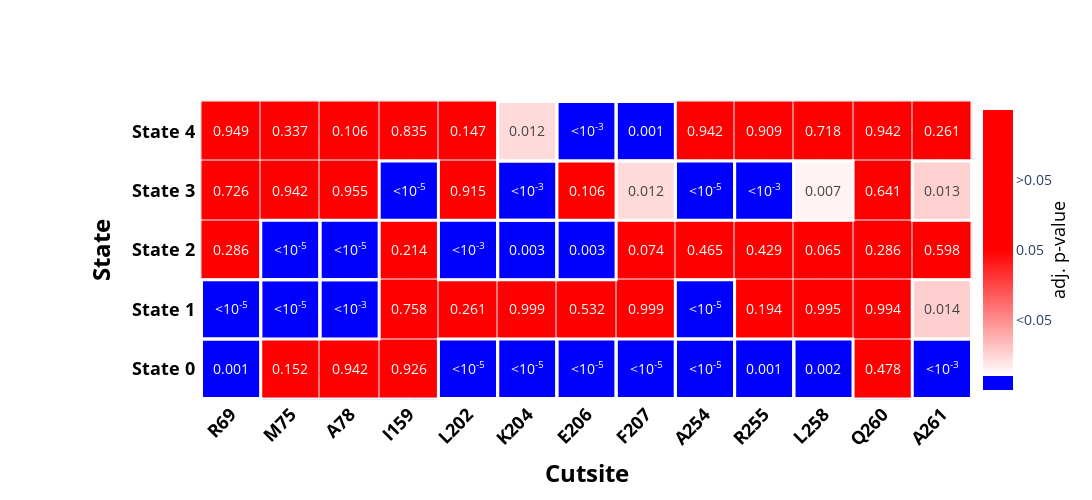

This figure's notebook cell:
### Code cell
# Calculate the value for -log10(0.05)
white_threshold = -np.log10(0.05)

# Create a custom colorscale
colorscale = [
    [0, 'blue'],
    [0.049999, 'blue'],
    [0.05, 'white'],
    [0.50001, 'red'],
    [1, 'red']
]

# Create a heatmap with cell borders
fig = go.Figure(data=go.Heatmap(
    z=z_values,
    x=x_labels,
    y=y_labels,
    colorscale=colorscale,
    showscale=True,
    xgap=1,
    ygap=1,
    text=text_values,
    texttemplate="%{text}",
    textfont=dict(size=14),
    zmin=0,  # Set minimum of color scale to 0
    zmax= 0.1,#np.max(log_z_values),  # Set maximum to the highest value in log_z_values
    colorbar=dict(
        title="adj. p-value",
        title_side="right",
        titlefont=dict(size=18, color="black"),
        lenmode="fraction",
        len=1.0,
        y=0.5,
        yanchor="middle",
        x=1.0,
        xanchor="left",
        tickvals=[0.025, 0.05, 0.075],
        ticktext=['<0.05', '0.05', '>0.05'],
        tickfont=dict(size=14),
    ),
))

# New code to add borders for significant cells
for i in range(len(y_labels)):
    for j in range(len(x_labels)):
        if z_values[i][j] < 0.05:

            fig.add_shape(
                type="rect",
                x0=j-0.5, y0=i-0.5, x1=j+0.5, y1=i+0.5,
                line=dict(color="white", width=3),
                fillcolor="rgba(0,0,0,0)",
                layer="above"
            )

# Update layout to ensure sufficient space and styling
fig.update_layout(
    xaxis=dict(
        title="Cutsite",
        titlefont=dict(size=24, color="black", weight="bold"),
        tickfont=dict(size=18, color="black", weight="bold"),
        tickangle=-45,
        tickmode='array',
        tickvals=x_labels,
        ticktext=x_labels
    ),
    yaxis=dict(
        title="State",
        titlefont=dict(size=24, color="black", weight="bold"),
        tickfont=dict(size=18, color="black", weight="bold"),
        ticklabelposition="outside",
        automargin=True,
        side="left",
        tickson="boundaries",
        ticklen=20,  # Increase tick length
        tickwidth=2,  # Increase tick width for visibility
        ticks="outside",  # Place ticks outside the plot area
        tickcolor="rgba(0,0,0,0)",  # Make ticks transparent
        linecolor="rgba(0,0,0,0)",  # Make axis line transparent
    ),

    margin=dict(l=200, r=100, t=100, b=100),  # Increase margins to ensure full rendering
    width=1700,  # Set optimal width
    height=500,   # Set optimal height
)


# Show the figure
fig.show()
# Save the figure as a high-resolution image
fig.write_image("Simulation_LiPMS_consistent_heatmap.png", scale=10)

### Figure 1 — Plotly figure (JSON) as saved in the notebook; plotly's stock layout.template omitted (floating-point values rounded to 4 significant figures)
{"data": [{"colorbar": {"len": 1, "lenmode": "fraction", "tickfont": {"size": 14}, "ticktext": ["<0.05", "0.05", ">0.05"], "tickvals": [0.025, 0.05, 0.075], "title": {"font": {"color": "black", "size": 18}, "side": "right", "text": "adj. p-value"}, "x": 1, "xanchor": "left", "y": 0.5, "yanchor": "middle"}, "colorscale": [[0, "blue"], [0.05, "blue"], [0.05, "white"], [0.5, "red"], [1, "red"]], "showscale": true, "text": [["0.001", "0.152", "0.942", "0.926", "<10<sup>-5</sup>", "<10<sup>-5</sup>", "<10<sup>-5</sup>", "<10<sup>-5</sup>", "<10<sup>-5</sup>", "0.001", "0.002", "0.478", "<10<sup>-3</sup>"], ["<10<sup>-5</sup>", "<10<sup>-5</sup>", "<10<sup>-3</sup>", "0.758", "0.261", "0.999", "0.532", "0.999", "<10<sup>-5</sup>", "0.194", "0.995", "0.994", "0.014"], ["0.286", "<10<sup>-5</sup>", "<10<sup>-5</sup>", "0.214", "<10<sup>-3</sup>", "0.003", "0.003", "0.074", "0.465", "0.429", "0.065", "0.286", "0.598"], ["0.726", "0.942", "0.955", "<10<sup>-5</sup>", "0.915", "<10<sup>-3</sup>", "0.106", "0.012", "<10<sup>-5</sup>", "<10<sup>-3</sup>", "0.007", "0.641", "0.013"], ["0.949", "0.337", "0.106", "0.835", "0.147", "0.012", "<10<sup>-3</sup>", "0.001", "0.942", "0.909", "0.718", "0.942", "0.261"]], "textfont": {"size": 14}, "texttemplate": "%{text}", "type": "heatmap", "x": ["R69", "M75", "A78", "I159", "L202", "K204", "E206", "F207", "A254", "R255", "L258", "Q260", "A261"], "xgap": 1, "y": ["State 0", "State 1", "State 2", "State 3", "State 4"], "ygap": 1, "z": [[0.0012, 0.1524, 0.9416, 0.9257, 1e-05, 1e-05, 1e-05, 1e-05, 1e-05, 0.00116, 0.00183, 0.4778, 0.00016], [1e-05, 1e-05, 0.00027, 0.7578, 0.2614, 0.9994, 0.5319, 0.9994, 1e-05, 0.1942, 0.9945, 0.9942, 0.01354], [0.2857, 1e-05, 1e-05, 0.2144, 5e-05, 0.00339, 0.00339, 0.07355, 0.4648, 0.4289, 0.06504, 0.2857, 0.5982], [0.7258, 0.9416, 0.9546, 1e-05, 0.9152, 0.00013, 0.1065, 0.0116, 1e-05, 5e-05, 0.0071, 0.6409, 0.01328], [0.9485, 0.3372, 0.1065, 0.8348, 0.1474, 0.0116, 0.00036, 0.0013, 0.9416, 0.9092, 0.7176, 0.9416, 0.2614]], "zmax": 0.1, "zmin": 0}], "layout": {"height": 500, "margin": {"b": 100, "l": 200, "r": 100, "t": 100}, "shapes": [{"fillcolor": "rgba(0, 0, 0, 0)", "layer": "above", "line": {"color": "white", "width": 3}, "type": "rect", "x0": -0.5, "x1": 0.5, "y0": -0.5, "y1": 0.5}, {"fillcolor": "rgba(0, 0, 0, 0)", "layer": "above", "line": {"color": "white", "width": 3}, "type": "rect", "x0": 3.5, "x1": 4.5, "y0": -0.5, "y1": 0.5}, {"fillcolor": "rgba(0, 0, 0, 0)", "layer": "above", "line": {"color": "white", "width": 3}, "type": "rect", "x0": 4.5, "x1": 5.5, "y0": -0.5, "y1": 0.5}, {"fillcolor": "rgba(0, 0, 0, 0)", "layer": "above", "line": {"color": "white", "width": 3}, "type": "rect", "x0": 5.5, "x1": 6.5, "y0": -0.5, "y1": 0.5}, {"fillcolor": "rgba(0, 0, 0, 0)", "layer": "above", "line": {"color": "white", "width": 3}, "type": "rect", "x0": 6.5, "x1": 7.5, "y0": -0.5, "y1": 0.5}, {"fillcolor": "rgba(0, 0, 0, 0)", "layer": "above", "line": {"color": "white", "width": 3}, "type": "rect", "x0": 7.5, "x1": 8.5, "y0": -0.5, "y1": 0.5}, {"fillcolor": "rgba(0, 0, 0, 0)", "layer": "above", "line": {"color": "white", "width": 3}, "type": "rect", "x0": 8.5, "x1": 9.5, "y0": -0.5, "y1": 0.5}, {"fillcolor": "rgba(0, 0, 0, 0)", "layer": "above", "line": {"color": "white", "width": 3}, "type": "rect", "x0": 9.5, "x1": 10.5, "y0": -0.5, "y1": 0.5}, {"fillcolor": "rgba(0, 0, 0, 0)", "layer": "above", "line": {"color": "white", "width": 3}, "type": "rect", "x0": 11.5, "x1": 12.5, "y0": -0.5, "y1": 0.5}, {"fillcolor": "rgba(0, 0, 0, 0)", "layer": "above", "line": {"color": "white", "width": 3}, "type": "rect", "x0": -0.5, "x1": 0.5, "y0": 0.5, "y1": 1.5}, {"fillcolor": "rgba(0, 0, 0, 0)", "layer": "above", "line": {"color": "white", "width": 3}, "type": "rect", "x0": 0.5, "x1": 1.5, "y0": 0.5, "y1": 1.5}, {"fillcolor": "rgba(0, 0, 0, 0)", "layer": "above", "line": {"color": "white", "width": 3}, "type": "rect", "x0": 1.5, "x1": 2.5, "y0": 0.5, "y1": 1.5}, {"fillcolor": "rgba(0, 0, 0, 0)", "layer": "above", "line": {"color": "white", "width": 3}, "type": "rect", "x0": 7.5, "x1": 8.5, "y0": 0.5, "y1": 1.5}, {"fillcolor": "rgba(0, 0, 0, 0)", "layer": "above", "line": {"color": "white", "width": 3}, "type": "rect", "x0": 11.5, "x1": 12.5, "y0": 0.5, "y1": 1.5}, {"fillcolor": "rgba(0, 0, 0, 0)", "layer": "above", "line": {"color": "white", "width": 3}, "type": "rect", "x0": 0.5, "x1": 1.5, "y0": 1.5, "y1": 2.5}, {"fillcolor": "rgba(0, 0, 0, 0)", "layer": "above", "line": {"color": "white", "width": 3}, "type": "rect", "x0": 1.5, "x1": 2.5, "y0": 1.5, "y1": 2.5}, {"fillcolor": "rgba(0, 0, 0, 0)", "layer": "above", "line": {"color": "white", "width": 3}, "type": "rect", "x0": 3.5, "x1": 4.5, "y0": 1.5, "y1": 2.5}, {"fillcolor": "rgba(0, 0, 0, 0)", "layer": "above", "line": {"color": "white", "width": 3}, "type": "rect", "x0": 4.5, "x1": 5.5, "y0": 1.5, "y1": 2.5}, {"fillcolor": "rgba(0, 0, 0, 0)", "layer": "above", "line": {"color": "white", "width": 3}, "type": "rect", "x0": 5.5, "x1": 6.5, "y0": 1.5, "y1": 2.5}, {"fillcolor": "rgba(0, 0, 0, 0)", "layer": "above", "line": {"color": "white", "width": 3}, "type": "rect", "x0": 2.5, "x1": 3.5, "y0": 2.5, "y1": 3.5}, {"fillcolor": "rgba(0, 0, 0, 0)", "layer": "above", "line": {"color": "white", "width": 3}, "type": "rect", "x0": 4.5, "x1": 5.5, "y0": 2.5, "y1": 3.5}, {"fillcolor": "rgba(0, 0, 0, 0)", "layer": "above", "line": {"color": "white", "width": 3}, "type": "rect", "x0": 6.5, "x1": 7.5, "y0": 2.5, "y1": 3.5}, {"fillcolor": "rgba(0, 0, 0, 0)", "layer": "above", "line": {"color": "white", "width": 3}, "type": "rect", "x0": 7.5, "x1": 8.5, "y0": 2.5, "y1": 3.5}, {"fillcolor": "rgba(0, 0, 0, 0)", "layer": "above", "line": {"color": "white", "width": 3}, "type": "rect", "x0": 8.5, "x1": 9.5, "y0": 2.5, "y1": 3.5}, {"fillcolor": "rgba(0, 0, 0, 0)", "layer": "above", "line": {"color": "white", "width": 3}, "type": "rect", "x0": 9.5, "x1": 10.5, "y0": 2.5, "y1": 3.5}, {"fillcolor": "rgba(0, 0, 0, 0)", "layer": "above", "line": {"color": "white", "width": 3}, "type": "rect", "x0": 11.5, "x1": 12.5, "y0": 2.5, "y1": 3.5}, {"fillcolor": "rgba(0, 0, 0, 0)", "layer": "above", "line": {"color": "white", "width": 3}, "type": "rect", "x0": 4.5, "x1": 5.5, "y0": 3.5, "y1": 4.5}, {"fillcolor": "rgba(0, 0, 0, 0)", "layer": "above", "line": {"color": "white", "width": 3}, "type": "rect", "x0": 5.5, "x1": 6.5, "y0": 3.5, "y1": 4.5}, {"fillcolor": "rgba(0, 0, 0, 0)", "layer": "above", "line": {"color": "white", "width": 3}, "type": "rect", "x0": 6.5, "x1": 7.5, "y0": 3.5, "y1": 4.5}], "width": 1700, "xaxis": {"autorange": true, "range": [-0.5142, 12.51], "tickangle": -45, "tickfont": {"color": "black", "size": 18, "weight": "bold"}, "tickmode": "array", "ticktext": ["R69", "M75", "A78", "I159", "L202", "K204", "E206", "F207", "A254", "R255", "L258", "Q260", "A261"], "tickvals": ["R69", "M75", "A78", "I159", "L202", "K204", "E206", "F207", "A254", "R255", "L258", "Q260", "A261"], "title": {"font": {"color": "black", "size": 24, "weight": "bold"}, "text": "Cutsite"}, "type": "category"}, "yaxis": {"automargin": true, "autorange": true, "linecolor": "rgba(0, 0, 0, 0)", "range": [-0.5253, 4.525], "side": "left", "tickcolor": "rgba(0, 0, 0, 0)", "tickfont": {"color": "black", "size": 18, "weight": "bold"}, "ticklabelposition": "outside", "ticklen": 20, "ticks": "outside", "tickson": "boundaries", "tickwidth": 2, "title": {"font": {"color": "black", "size": 24, "weight": "bold"}, "text": "State"}, "type": "category"}}}
